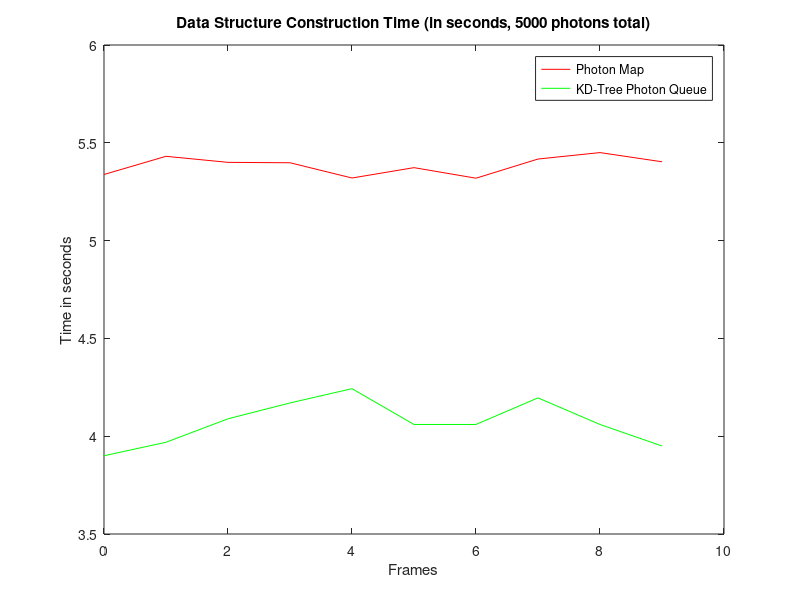
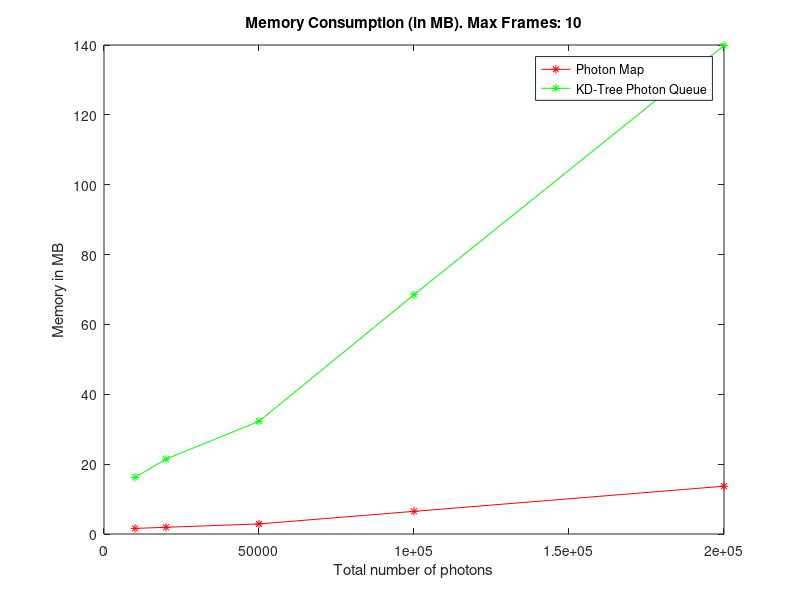
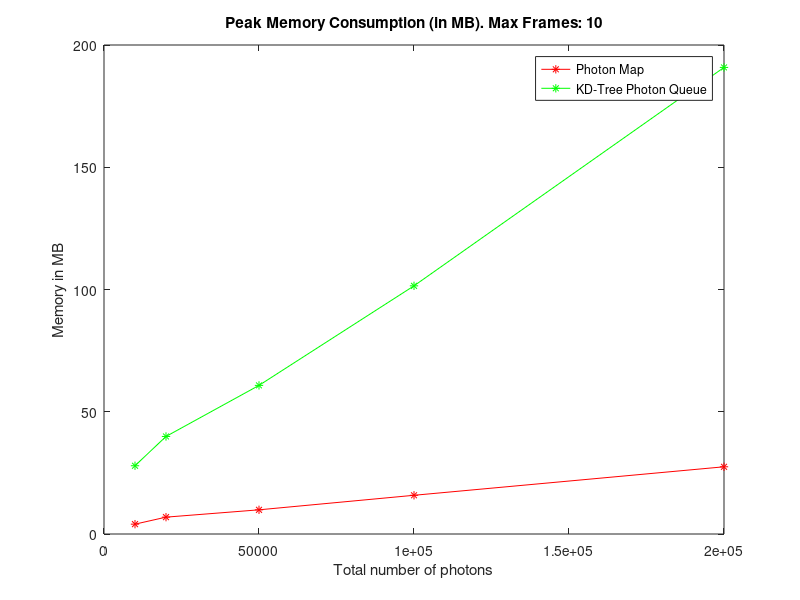
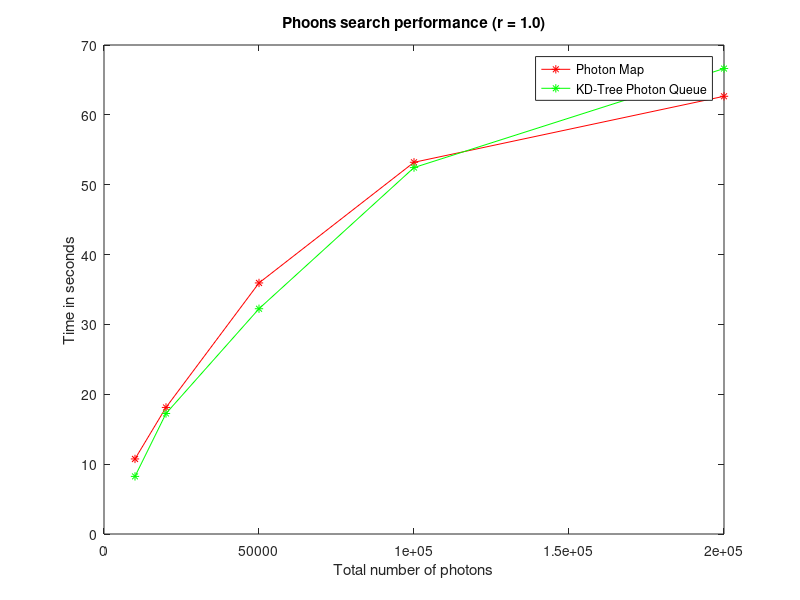

Recreate these plots in MATLAB, in order.
% Data structure construction time 

figure(1) 

% X-Axis Frames 
x=[0 1 2 3 4 5 6 7 8 9]; 

% Y-Axis Construction Time

% Photon Mapping
y=[5.338 5.431 5.400 5.398 5.320 5.373 5.319 5.417 5.450 5.403];

% New approach 
y2=[3.9 3.969 4.089 4.17 4.243 4.06 4.06 4.196 4.060 3.95]

plot(x, y, 'r');hold;plot(x, y2, 'g'); 

legend('Photon Map','KD-Tree Photon Queue')
xlabel('Frames'); 
ylabel('Time in seconds'); 

title('Data Structure Construction Time (in seconds, 5000 photons total)')

hold on

%%%%%%%%%%%%%%%%%%%%%%%%%%%%%%%%%%%%%%%%%%%%%%%%%%%%%%%%%%%%%%%%%%%%%%%%%%
% Memory consumption 

figure(2)

% X-Axis: Number of photons 
x=[10000, 20000, 50000, 100000, 200000];

% Y-Axis: MB
y1 = [1.606, 1.925, 2.884, 6.485, 13.684];

y2 = [16.221, 21.4425, 32.27, 68.5, 139.84]; 

plot(x, y1, '-*r');hold;plot(x, y2, '-*g'); 

legend('Photon Map','KD-Tree Photon Queue')
xlabel('Total number of photons'); 
ylabel('Memory in MB'); 

title('Memory Consumption (in MB). Max Frames: 10')

hold on 

%%%%%%%%%%%%%%%%%%%%%%%%%%%%%%%%%%%%%%%%%%%%%%%%%%%%%%%%%%%%%%%%%%%%%%%%%%
% Memory consumption in construction 

figure(3)

% X-Axis: Number of photons 
x=[10000, 20000, 50000, 100000, 200000];

% Y-Axis: MB
y1 = [4.028, 6.894, 9.891, 15.835, 27.490];

y2 = [27.916, 39.894, 60.782, 101.5, 190.831]; 

plot(x, y1, '-*r');hold;plot(x, y2, '-*g'); 

legend('Photon Map','KD-Tree Photon Queue')
xlabel('Total number of photons'); 
ylabel('Memory in MB'); 

title('Peak Memory Consumption (in MB). Max Frames: 10')

hold on 

%%%%%%%%%%%%%%%%%%%%%%%%%%%%%%%%%%%%%%%%%%%%%%%%%%%%%%%%%%%%%%%%%%%%%%%%%%
% Photon search with different number of photons 

figure(4)

% X-Axis: Number of photons 
x=[10000, 20000, 50000, 100000, 200000];

% Y-Axis: MB
y1 = [10.745, 18.118, 35.939, 53.210, 62.660];

y2 = [8.247, 17.252, 32.247, 52.453, 66.629]; 

plot(x, y1, '-*r');hold;plot(x, y2, '-*g'); 

legend('Photon Map','KD-Tree Photon Queue')
xlabel('Total number of photons'); 
ylabel('Time in seconds'); 

title('Phoons search performance (r = 1.0)')

hold on 

%%%%%%%%%%%%%%%%%%%%%%%%%%%%%%%%%%%%%%%%%%%%%%%%%%%%%%%%%%%%%%%%%%%%%%%%%%
% Photon search with different query radius

figure(5)

% X-Axis: query radius
x=[0.5, 0.75, 1.0, 1.25, 1.5];

% Y-Axis: time(sec) 
y1 = [13.560, 23.107, 29.522, 35.374, 39.786];

y2 = [12.983, 21.653, 27.861, 31.989, 34.833]; 

plot(x, y1, '-*r');hold;plot(x, y2, '-*g'); 

legend('Photon Map','KD-Tree Photon Queue')
xlabel('Query radius'); 
ylabel('Time in seconds'); 

title('Photons search performance (50000 photons)')

hold on 




